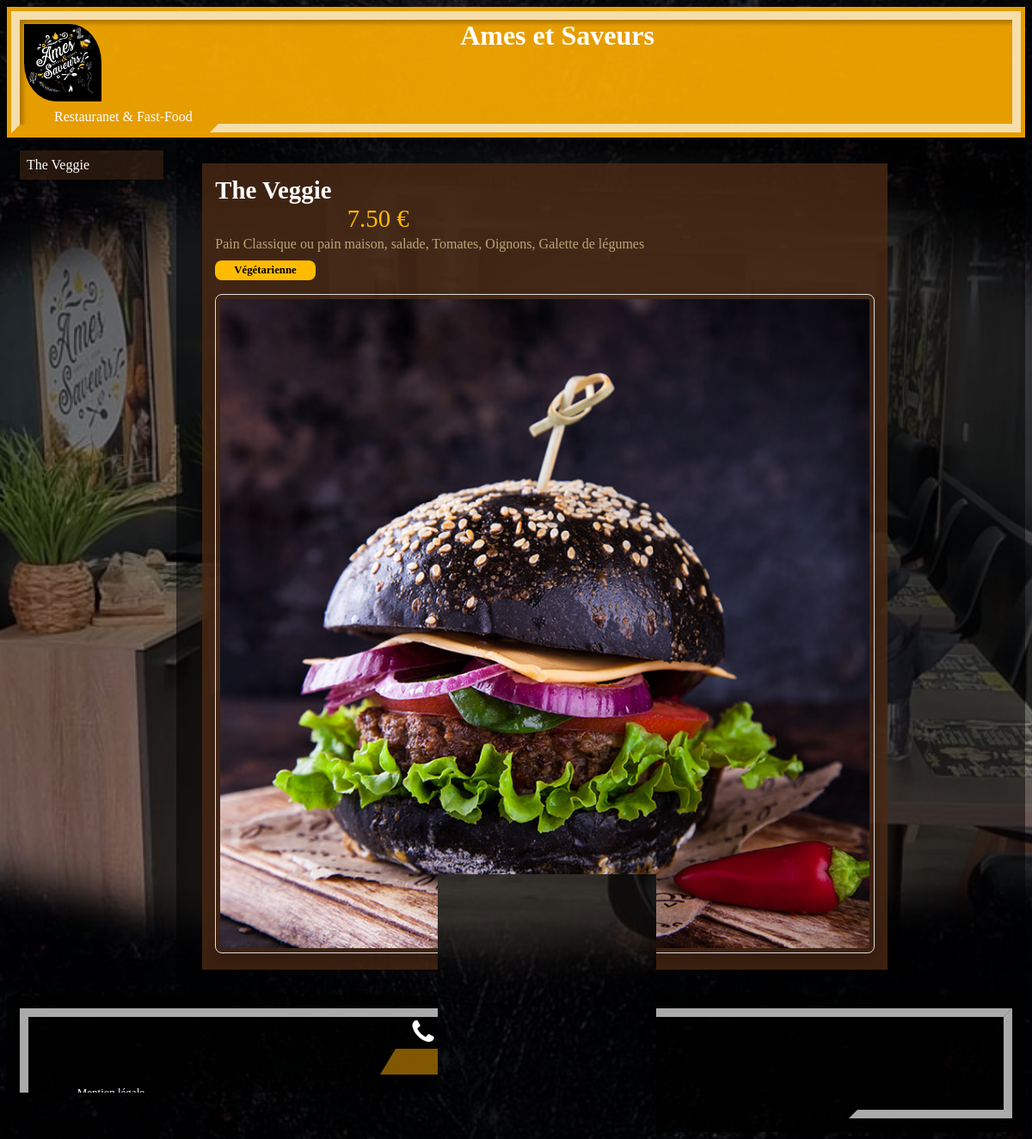
/burger/1/, run on the app's committed database.
### burger/models.py (models this page shows, shortened)
class Burger(models.Model):
    nom = models.CharField(max_length=128)
    ingredients = models.CharField(max_length=400)
    prix = models.FloatField(default=0)
    vegetarienne = models.BooleanField(default=False)
    stock = models.BooleanField(default=True)
    thumbnail = models.ImageField(upload_to="burger/static/burger/images", blank=True, null=True)

### burger/views.py (the view)
# urls.py: path("<int:burger_id>/", views.pate_detail, name="burger_detail"),
def pate_detail(request, burger_id):
    burger = get_object_or_404(Burger, pk=burger_id)
    return render(request, 'burger/burger_detail.html', {'burger': burger})

### burger/templates/burger/burger_detail.html (shortened to what this page needs)
{% load static %}
<!DOCTYPE html>
<html lang="fr">
<head>
    <link rel="stylesheet" href="https://cdnjs.cloudflare.com/ajax/libs/font-awesome/4.7.0/css/font-awesome.min.css">
    <link href="{% static 'burger/style_detail.css' %}" rel="stylesheet">
</head>
<body>
  <div class="header">
    <div class="headtop">
      <div class="row">
        <div class="col-1 col-s-1 header1"><a href="{% url 'main:index' %}"><img width=100px src="{% static 'main/images/logo.jpg' %}"/></a></div>
        <div class="col-11 col-s-12 header1"><h1>Ames et Saveurs</h1></div>
      </div>
      <div class="row">
        <div class="col-12 col-s-12 header1"><p>Restauranet & Fast-Food</p></div>
      </div>
    </div>
  </div>
      <div class="row">
        <div class="col-2 col-s-3 menu">
          <ul>
            <a class="lien" href=""><li>{{burger.nom}}</li></a>
          </ul>
        </div>
        <div class="col-10 col-s-12 text">
          <div class="row">
            <div class="col-10 col-s-12 produits">
                      <span class="menu_list_title">{{burger.nom}}</span><br>
                      <span class="menu_list_prix">{{burger.prix | floatformat:2}} €</span>
                      <span class="menu_list_ingredients">{{burger.ingredients}}</span>
                      {% if burger.vegetarienne %}
                      <span class="menu_list_vegetarienne">Végétarienne</span>
                      {% endif %}
                      <span class="menu_list_img"><img src="http://127.0.0.1:8000/burger{{ burger.thumbnail.url }}"></span><br>
            </div>
          </div>
        </div>
      </div>
      <div class="footer">
        <div class="headfoot">
          <a
              class="phone"
              href="tel:+33985235091"
              role="button"
              ><i class="fa fa-phone"></i
              ></a>
          <a
              class="mail"
              href="mailto:amesetsaveurs@gmail.com"
              role="button"
              ><i class="fa fa-envelope"></i
              ></a>
          <a
              class="facebook"
              href="https://www.facebook.com/amesetsaveurs/"
              target="_blank"
              role="button"
              ><i class="fa fa-facebook-f"></i>
            </a>
            <p class="mention"> Mention légale</p>
        </div>
      </div>
</body>
</html>

### burger/static/burger/style_detail.css (style rules this page uses)
* { box-sizing: border-box; }
.row::after { content: ""; clear: both; display: table; }
[class*="col-"] { float: left; padding: 15px; }
html { font-family: 'Parisienne', cursive; }
body { background: linear-gradient(0deg, rgba(0, 0, 0, 0.3), rgba(0, 0, 0, 0.6)), url("images/index_background.jpg") no-repeat center center fixed; -webkit-background-size: cover; -moz-background-size: cover; -o-background-size: cover; background-size: cover; }
.header { background-color: rgb(255, 174, 0, .9); color: #ffffff; padding: 5px; }
.headtop { position: relative; min-width: 300px; height: 100%; border: 10px solid transparent; border-top: 10px solid #fffa; border-left: 10px solid #fffa; box-shadow: 4px 4px 5px rgba(0, 0, 0, 0.25) inset; }
.headtop::after { content: ''; position: absolute; top: -10px; right: -10px; width: 80%; height: 99%; border: 10px solid transparent; border-bottom: 10px solid #fffa; border-right: 10px solid #fffa; transition: 0.3s linear all; animation-duration: 3s; animation-delay: 0s; animation-name: agrandissement; animation-iteration-count: initial; }
.header1 h1 { padding: 0; margin: 0; text-align: center; }
.header1 p { padding: 0; margin: 0; margin-left: 40px; }
.header1 { padding: 0; margin: 0; display: inline-block; }
.header1 img { border-radius: 10px 100px / 120px; animation-duration: 1s; animation-delay: 3s; animation-name: glissement; animation-iteration-count: initial; padding: 5px; }
.menu ul { list-style-type: none; margin: 0; padding: 0; color: white; }
a { color: white; text-decoration: none; }
.menu li { padding: 8px; margin-bottom: 7px; background-color: rgb(75, 42, 20, .5); box-shadow: 0 1px 3px rgba(0,0,0,0.12), 0 1px 2px rgba(0,0,0,0.24); }
.text { background-color: rgba(0, 0, 0, 0.5); color: white; }
.menu_list_img img { width: 100%; object-fit: cover; transition: transform 0.3s ease-in-out; border-radius: 8px; box-shadow: 0 8px 16px rgba(0, 0, 0, 0.2); border: 1px solid #ddd; padding: 5px; }
.menu_list_title { font-weight: bold; font-size: 1.8em; }
.menu_list_prix { font-size: 1.8em; color: #ffbb00; margin-left: 20%; }
.menu_list_ingredients { color: #b9a879; font-size: 1em; display: block; margin-top: 4px; }
.menu_list_vegetarienne { background-color: #ffbb00; color: #000000; font-size: 0.8em; display: inline-block; padding: 4px 22px; margin-top: 10px; border-radius: 8px; font-weight: bold; }
.facebook { display: inline-block; width: 100px; border-left: 18px solid transparent; border-right: 18px solid transparent; border-bottom: 30px solid rgb(47, 74, 131, .5); }
.mail { display: inline-block; width: 100px; border-left: 18px solid transparent; border-right: 18px solid transparent; border-bottom: 30px solid rgb(75, 42, 20, .5); }
.phone { display: inline-block; width: 100px; border-left: 18px solid transparent; border-right: 18px solid transparent; border-bottom: 30px solid rgb(255, 174, 0, .5); }
.produits { background-color: rgb(75, 42, 20, .8); margin: 15px; height: auto; }
.footer { background-color: rgba(0, 0, 0, 0.8); color: #ffffff; text-align: center; font-size: 2em; padding: 15px; }
.footer a { color: #ffffff; }
.mention { font-size: 13px; text-align: left; margin-left: 5%; }
.headfoot { position: relative; height: 100%; border: 10px solid transparent; border-top: 10px solid #fffa; border-left: 10px solid #fffa; box-shadow: 4px 4px 5px rgba(0, 0, 0, 0.25) inset; }
.headfoot::after { content: ''; position: absolute; top: -10px; right: -10px; width: 15%; height: 99%; border: 10px solid transparent; border-bottom: 10px solid #fffa; border-right: 10px solid #fffa; transition: 0.3s linear all; animation-duration: 5s; animation-delay: 0s; animation-name: agranfoot; animation-iteration-count: initial; }
[class*="col-"] { width: 100%; }
@media only screen and (min-width: 600px) { .col-s-1 { width: 8.33%; } }
@media only screen and (min-width: 600px) { .col-s-3 { width: 25%; } }
@media only screen and (min-width: 600px) { .col-s-12 { width: 100%; } }
@media only screen and (min-width: 768px) { .col-1 { width: 8.33%; } }
@media only screen and (min-width: 768px) { .col-2 { width: 16.66%; } }
@media only screen and (min-width: 768px) { .col-10 { width: 83.33%; } }
@media only screen and (min-width: 768px) { .col-11 { width: 91.66%; } }
@media only screen and (min-width: 768px) { .col-12 { width: 100%; } }

### data on the page
Burger: nom "The Veggie", prix "7.50", ingredients "Pain Classique ou pain maison, salade, Tomates, Oignons, Galette de légumes", thumbnail (picture)
